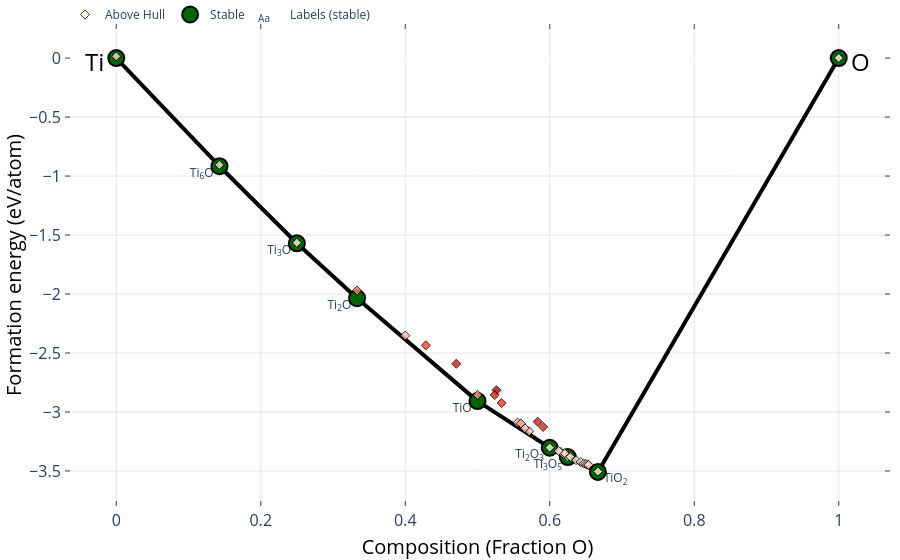

Notebook cell for this chart:
### Markdown cell above
## The Ti-O phase diagram

pymatgen builds the hull and draws it.

`get_entries_in_chemsys` returns the entries with a shared energy reference, pure elements included.

### Code cell
from pymatgen.analysis.phase_diagram import PhaseDiagram, PDPlotter

with MPRester(API_KEY) as mpr:
    ti_o_entries = mpr.get_entries_in_chemsys('Ti-O')

ti_o_diagram = PhaseDiagram(ti_o_entries)
PDPlotter(ti_o_diagram).get_plot()

### Figure 1 — Plotly figure (JSON) as saved in the notebook; plotly's stock layout.template omitted (floating-point values rounded to 4 significant figures)
{"data": [{"hoverinfo": "none", "line": {"color": "black", "width": 4.0}, "mode": "lines", "showlegend": false, "type": "scatter", "x": [0.6, 0.625, null, 0.5, 0.6, null, 0.25, 0.1429, null, 0.6667, 0.625, null, 0.6667, 1.0, null, 0.5, 0.3333, null, 0.1429, 0.0, null, 0.3333, 0.25, null], "y": [-3.303, -3.382, null, -2.908, -3.303, null, -1.57, -0.9167, null, -3.508, -3.382, null, -3.508, 0.0, null, -2.908, -2.036, null, -0.9167, 0.0, null, -2.036, -1.57, null]}, {"hoverinfo": "skip", "mode": "text", "name": "Labels (stable)", "opacity": 1.0, "showlegend": true, "text": ["Ti<sub>2</sub>O<sub>3</sub>", "Ti<sub>3</sub>O<sub>5</sub>", "TiO", "Ti<sub>3</sub>O", "Ti<sub>6</sub>O", "TiO<sub>2</sub>", "Ti<sub>2</sub>O"], "textposition": ["bottom left", "bottom left", "bottom left", "bottom left", "bottom left", "bottom right", "bottom left"], "type": "scatter", "visible": true, "x": [0.592, 0.617, 0.492, 0.242, 0.1349, 0.6747, 0.3253], "y": [-3.316, -3.395, -2.921, -1.583, -0.9297, -3.521, -2.049]}, {"error_y": {"array": [0, 0, 0, 0, 0, 0, 0, 0, 0], "color": "gray", "thickness": 2.5, "type": "data", "width": 5}, "hoverinfo": "text", "hoverlabel": {"font": {"size": 14}}, "hovertext": ["Ti<sub>2</sub>O<sub>3</sub> (mp-458-r2SCAN) <br>  Formation energy: -3.303 eV/atom <br>  (Stable)", "Ti<sub>3</sub>O<sub>5</sub> (mp-8057-r2SCAN) <br>  Formation energy: -3.382 eV/atom <br>  (Stable)", "TiO (mp-1071163-r2SCAN) <br>  Formation energy: -2.908 eV/atom <br>  (Stable)", "Ti<sub>3</sub>O (mp-2591-r2SCAN) <br>  Formation energy: -1.57 eV/atom <br>  (Stable)", "Ti<sub>6</sub>O (mp-554098-r2SCAN) <br>  Formation energy: -0.917 eV/atom <br>  (Stable)", "TiO<sub>2</sub> (mp-390-r2SCAN) <br>  Formation energy: -3.508 eV/atom <br>  (Stable)", "O<sub>2</sub> (mp-12957-GGA) <br>  Formation energy: 0.0 eV/atom <br>  (Stable)", "Ti<sub>2</sub>O (mp-1215-r2SCAN) <br>  Formation energy: -2.036 eV/atom <br>  (Stable)", "Ti (mp-72-r2SCAN) <br>  Formation energy: 0.0 eV/atom <br>  (Stable)"], "marker": {"color": "darkgreen", "line": {"color": "black", "width": 2}, "size": 16}, "mode": "markers", "name": "Stable", "opacity": 0.99, "showlegend": true, "type": "scatter", "x": [0.6, 0.625, 0.5, 0.25, 0.1429, 0.6667, 1.0, 0.3333, 0.0], "y": [-3.303, -3.382, -2.908, -1.57, -0.9167, -3.508, 0.0, -2.036, 0.0]}, {"hoverinfo": "text", "hoverlabel": {"font": {"size": 14}}, "hovertext": ["O<sub>2</sub> (mp-723285-r2SCAN) <br>  Formation energy: 0.001 eV/atom <br>  Energy Above Hull: (+0.001 eV/atom)", "Ti (mp-46-r2SCAN) <br>  Formation energy: 0.015 eV/atom <br>  Energy Above Hull: (+0.015 eV/atom)", "TiO (mp-1203-r2SCAN) <br>  Formation energy: -2.855 eV/atom <br>  Energy Above Hull: (+0.053 eV/atom)", "TiO<sub>2</sub> (mp-1840-r2SCAN) <br>  Formation energy: -3.505 eV/atom <br>  Energy Above Hull: (+0.003 eV/atom)", "Ti<sub>2</sub>O (mp-1217152-r2SCAN) <br>  Formation energy: -1.971 eV/atom <br>  Energy Above Hull: (+0.064 eV/atom)", "Ti<sub>2</sub>O<sub>3</sub> (mp-1188323-r2SCAN) <br>  Formation energy: -3.302 eV/atom <br>  Energy Above Hull: (+0.002 eV/atom)", "Ti<sub>3</sub>O (mp-557812-r2SCAN) <br>  Formation energy: -1.566 eV/atom <br>  Energy Above Hull: (+0.004 eV/atom)", "Ti<sub>3</sub>O<sub>2</sub> (mp-978968-r2SCAN) <br>  Formation energy: -2.353 eV/atom <br>  Energy Above Hull: (+0.032 eV/atom)", "Ti<sub>3</sub>O<sub>4</sub> (mp-1217157-r2SCAN) <br>  Formation energy: -3.164 eV/atom <br>  Energy Above Hull: (+0.027 eV/atom)", "Ti<sub>3</sub>O<sub>5</sub> (mp-556754-r2SCAN) <br>  Formation energy: -3.381 eV/atom <br>  Energy Above Hull: (+0.002 eV/atom)", "Ti<sub>4</sub>O<sub>3</sub> (mp-1217135-r2SCAN) <br>  Formation energy: -2.435 eV/atom <br>  Energy Above Hull: (+0.099 eV/atom)", "Ti<sub>4</sub>O<sub>5</sub> (mp-10734-r2SCAN) <br>  Formation energy: -3.091 eV/atom <br>  Energy Above Hull: (+0.037 eV/atom)", "Ti<sub>4</sub>O<sub>7</sub> (mp-12205-r2SCAN) <br>  Formation energy: -3.409 eV/atom <br>  Energy Above Hull: (+0.008 eV/atom)", "Ti<sub>5</sub>O<sub>7</sub> (mp-1045759-GGA) <br>  Formation energy: -3.083 eV/atom <br>  Energy Above Hull: (+0.155 eV/atom)", "Ti<sub>5</sub>O<sub>8</sub> (mp-759920-r2SCAN) <br>  Formation energy: -3.339 eV/atom <br>  Energy Above Hull: (+0.013 eV/atom)", "Ti<sub>5</sub>O<sub>9</sub> (mp-748-r2SCAN) <br>  Formation energy: -3.425 eV/atom <br>  Energy Above Hull: (+0.011 eV/atom)", "Ti<sub>6</sub>O (mp-882-r2SCAN) <br>  Formation energy: -0.905 eV/atom <br>  Energy Above Hull: (+0.012 eV/atom)", "Ti<sub>6</sub>O<sub>11</sub> (mp-559964-r2SCAN) <br>  Formation energy: -3.438 eV/atom <br>  Energy Above Hull: (+0.01 eV/atom)", "Ti<sub>7</sub>O<sub>8</sub> (mp-779692-GGA) <br>  Formation energy: -2.924 eV/atom <br>  Energy Above Hull: (+0.116 eV/atom)", "Ti<sub>7</sub>O<sub>13</sub> (mp-556724-r2SCAN) <br>  Formation energy: -3.441 eV/atom <br>  Energy Above Hull: (+0.017 eV/atom)", "Ti<sub>8</sub>O<sub>13</sub> (mp-752989-r2SCAN) <br>  Formation energy: -3.353 eV/atom <br>  Energy Above Hull: (+0.01 eV/atom)", "Ti<sub>8</sub>O<sub>15</sub> (mp-565700-r2SCAN) <br>  Formation energy: -3.445 eV/atom <br>  Energy Above Hull: (+0.019 eV/atom)", "Ti<sub>9</sub>O<sub>8</sub> (mp-32544-GGA) <br>  Formation energy: -2.592 eV/atom <br>  Energy Above Hull: (+0.162 eV/atom)", "Ti<sub>9</sub>O<sub>10</sub> (mp-32813-GGA) <br>  Formation energy: -2.816 eV/atom <br>  Energy Above Hull: (+0.196 eV/atom)", "Ti<sub>9</sub>O<sub>13</sub> (mp-1045643-GGA) <br>  Formation energy: -3.127 eV/atom <br>  Energy Above Hull: (+0.141 eV/atom)", "Ti<sub>9</sub>O<sub>17</sub> (mp-27273-r2SCAN) <br>  Formation energy: -3.449 eV/atom <br>  Energy Above Hull: (+0.021 eV/atom)", "Ti<sub>10</sub>O<sub>11</sub> (mp-684733-GGA) <br>  Formation energy: -2.856 eV/atom <br>  Energy Above Hull: (+0.146 eV/atom)", "Ti<sub>10</sub>O<sub>13</sub> (mp-753593-r2SCAN) <br>  Formation energy: -3.138 eV/atom <br>  Energy Above Hull: (+0.028 eV/atom)", "Ti<sub>11</sub>O<sub>14</sub> (mp-759754-GGA) <br>  Formation energy: -3.098 eV/atom <br>  Energy Above Hull: (+0.047 eV/atom)", "Ti<sub>11</sub>O<sub>18</sub> (mp-760747-r2SCAN) <br>  Formation energy: -3.349 eV/atom <br>  Energy Above Hull: (+0.019 eV/atom)", "Ti<sub>13</sub>O<sub>22</sub> (mp-656852-r2SCAN) <br>  Formation energy: -3.38 eV/atom <br>  Energy Above Hull: (+0.013 eV/atom)", "Ti<sub>19</sub>O<sub>30</sub> (mp-760075-r2SCAN) <br>  Formation energy: -3.331 eV/atom <br>  Energy Above Hull: (+0.011 eV/atom)"], "marker": {"color": [0.001, 0.015, 0.053, 0.003, 0.064, 0.002, 0.004, 0.032, 0.027, 0.002, 0.099, 0.037, 0.008, 0.155, 0.013, 0.011, 0.012, 0.01, 0.116, 0.017, 0.01, 0.019, 0.162, 0.196, 0.141, 0.021, 0.146, 0.028, 0.047, 0.019, 0.013, 0.011], "colorscale": [[0.0, "#fff5e3"], [0.5, "#f24324"], [1.0, "#c40000"]], "line": {"color": "black", "width": 1}, "opacity": 0.8, "size": 7, "symbol": "diamond"}, "mode": "markers", "name": "Above Hull", "showlegend": true, "type": "scatter", "x": [1.0, 0.0, 0.5, 0.6667, 0.3333, 0.6, 0.25, 0.4, 0.5714, 0.625, 0.4286, 0.5556, 0.6364, 0.5833, 0.6154, 0.6429, 0.1429, 0.6471, 0.5333, 0.65, 0.619, 0.6522, 0.4706, 0.5263, 0.5909, 0.6538, 0.5238, 0.5652, 0.56, 0.6207, 0.6286, 0.6122], "y": [0.001272, 0.01517, -2.855, -3.505, -1.971, -3.302, -1.566, -2.353, -3.164, -3.381, -2.435, -3.091, -3.409, -3.083, -3.339, -3.425, -0.9051, -3.438, -2.924, -3.441, -3.353, -3.445, -2.592, -2.816, -3.127, -3.449, -2.856, -3.138, -3.098, -3.349, -3.38, -3.331]}], "layout": {"annotations": [{"align": "center", "font": {"color": "#000000", "size": 24.0}, "opacity": 1.0, "showarrow": false, "text": "O", "x": 1.03, "xref": "x", "y": -0.03, "yref": "y"}, {"align": "center", "font": {"color": "#000000", "size": 24.0}, "opacity": 1.0, "showarrow": false, "text": "Ti", "x": -0.03, "xref": "x", "y": -0.03, "yref": "y"}], "autosize": true, "coloraxis": {"colorbar": {"x": 1, "y": 0.05, "yanchor": "top"}}, "hovermode": "closest", "legend": {"orientation": "h", "tracegroupgap": 7, "traceorder": "reversed", "x": 0, "xanchor": "left", "y": 1.05}, "margin": {"b": 10, "l": 10, "pad": 0, "r": 10, "t": 0}, "paper_bgcolor": "rgba(0,0,0,0)", "plot_bgcolor": "rgba(0,0,0,0)", "showlegend": true, "xaxis": {"anchor": "y", "gridcolor": "rgba(0,0,0,0.1)", "mirror": "ticks", "nticks": 8, "showgrid": true, "showline": true, "side": "bottom", "tickfont": {"size": 16.0}, "ticks": "inside", "title": {"font": {"color": "#000000", "size": 20.0}, "text": "Composition (Fraction O)"}, "type": "linear", "zeroline": false}, "yaxis": {"anchor": "x", "gridcolor": "rgba(0,0,0,0.1)", "mirror": "ticks", "showgrid": true, "showline": true, "side": "left", "tickfont": {"size": 16.0}, "ticks": "inside", "title": {"font": {"color": "#000000", "size": 20.0}, "text": "Formation energy (eV/atom)"}, "type": "linear"}}}
